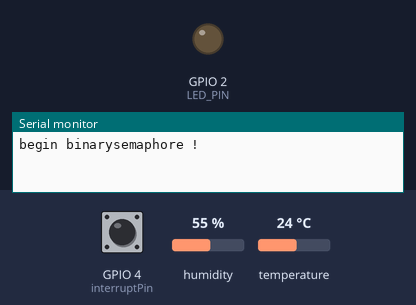
Simulated run of this sketch. Board: ESP32. On the bench: output pins drawn as LEDs (lit = HIGH), the last lines printed to the serial monitor. Inputs (shaded band) come from the test bench; at power-on: GPIO 4 (interruptPin) HIGH, humidity 55 %, temperature 24 °C.

Above: at 1.2 s.
1.3 s: GPIO 4 (interruptPin) pulled LOW for 0.15 s
At 2.0 s:
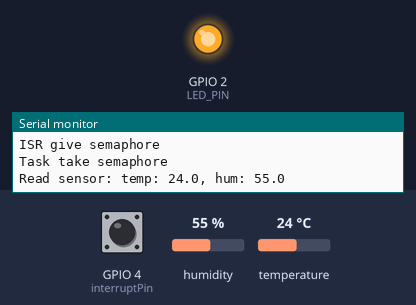
2.9 s: GPIO 4 (interruptPin) pulled LOW for 1 s
At 3.6 s:
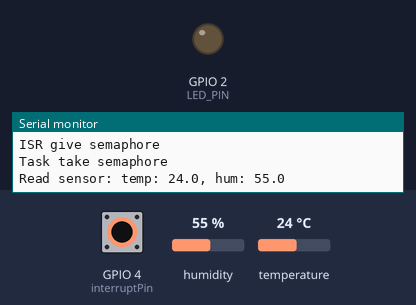
5.4 s: GPIO 4 (interruptPin) pulled LOW for 3.2 s
At 6.3 s:
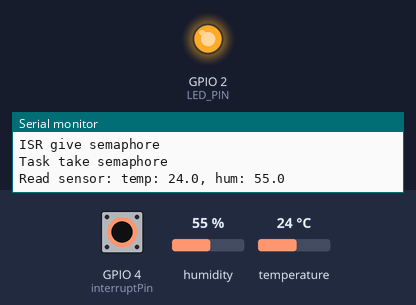
Timing chart, 0 to 8.4 s (numbered marks = the images above; inputs shaded):
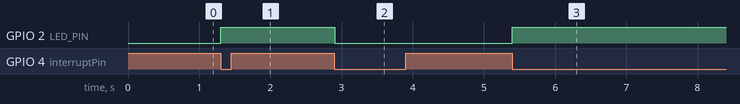

Measured:
- after the input at 1.3 s, GPIO 2 (LED_PIN): LOW → HIGH at once
- after the input at 2.9 s, GPIO 2 (LED_PIN): HIGH → LOW at once
- after the input at 5.4 s, GPIO 2 (LED_PIN): LOW → HIGH at once

The sketch:

Binarysemaphore_readsensorTask_after_pressbuttonIRS.ino
```cpp
/*******************************************************************************
* Include
*******************************************************************************/
#include <DHT.h>
/*******************************************************************************
* Define
*******************************************************************************/
#define LED_PIN 2
#define DHTPIN  15
#define DHTTYPE DHT11
typedef struct {
  float temp;
  float hum;
} SensorData_t;
/*******************************************************************************
* Global variable
*******************************************************************************/
SemaphoreHandle_t xBinarySemaphore ;
const int         interruptPin   = 4;
volatile bool     buttonPressed  = false;
DHT dht(DHTPIN, DHTTYPE);

/*******************************************************************************
* Code
*******************************************************************************/

void IRAM_ATTR buttonInterruptHandler() {
  BaseType_t xWakeupHigherTask = pdFALSE;
  static unsigned long lastPressed = 0;
  unsigned long now = millis();
  if ((now - lastPressed) > 100)
  {
    if (digitalRead(interruptPin) == LOW)
    {
      buttonPressed = true;
      xSemaphoreGiveFromISR(xBinarySemaphore, &xWakeupHigherTask);
      Serial.println("ISR give semaphore");
      if (xWakeupHigherTask == pdTRUE) {
        portYIELD_FROM_ISR();
      }
    }
    lastPressed = now;
  }
}

void vTask(void *pvParameters) {
  while (1) {
    if (xSemaphoreTake(xBinarySemaphore, portMAX_DELAY) == pdTRUE) {
      Serial.println("Task take semaphore");
      digitalWrite(LED_PIN, !digitalRead(LED_PIN));
      //do sơmething like read tem and hum from sensor
      SensorData_t sensorData;
      sensorData.temp = dht.readTemperature();
      sensorData.hum  = dht.readHumidity();
      Serial.printf("Read sensor: temp: %.1f, hum: %.1f\n",
                     sensorData.temp, sensorData.hum);

      buttonPressed = false;
    }
  }
}

void setup() {
  Serial.begin(115200);
  dht.begin();
  pinMode(LED_PIN, OUTPUT);
  pinMode(interruptPin, INPUT_PULLUP);
  xBinarySemaphore = xSemaphoreCreateBinary();
  if (xBinarySemaphore == NULL) {
    Serial.println("Failed to create binarySemaphore!");
    while (1);
  }
  attachInterrupt(digitalPinToInterrupt(interruptPin), buttonInterruptHandler, FALLING);
  xTaskCreatePinnedToCore(vTask, "Task", 2048, NULL, 1, NULL, 0);
  Serial.println("begin binarysemaphore ! ");
}

void loop() {

}
/*******************************************************************************
* EOF
*******************************************************************************/
```
